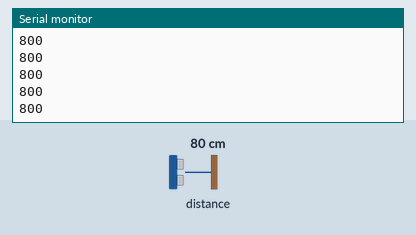
Bench run of a sketch on a simulated Arduino Uno, built with avr-gcc and run on an emulated ATmega328P. Parts: the last lines printed to the serial monitor. The test bench sets the inputs (shaded band); at power-on: distance to the obstacle 80 cm.

Above: at 1.2 s.
1.3 s: distance to the obstacle set to 2 cm
At 2.0 s:
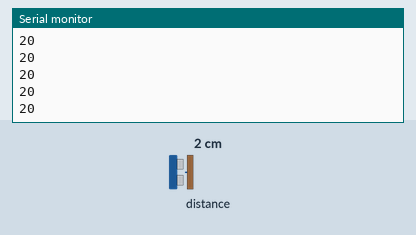
2.8 s: distance to the obstacle set to 4 cm
At 3.6 s:
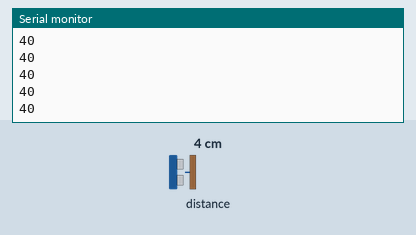
Timing chart, 0 to 5.8 s (numbered marks = the images above; inputs shaded):
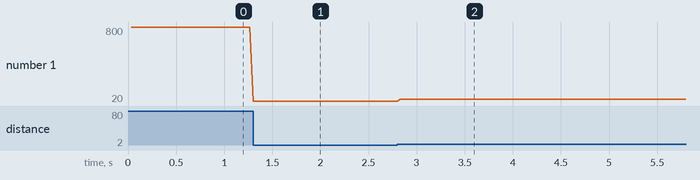

The sketch:

Continous_Vl530X.ino
```cpp
/* This example shows how to use continuous mode to take
range measurements with the VL53L0X. It is based on
vl53l0x_ContinuousRanging_Example.c from the VL53L0X API.

The range readings are in units of mm. */

#include <Wire.h>
#include <VL53L0X.h>

VL53L0X sensor;

void setup()
{
  Serial.begin(9600);
  Wire.begin();

  sensor.init();
  sensor.setTimeout(500);

  // Start continuous back-to-back mode (take readings as
  // fast as possible).  To use continuous timed mode
  // instead, provide a desired inter-measurement period in
  // ms (e.g. sensor.startContinuous(100)).
  sensor.startContinuous(100);
}

void loop()
{
  Serial.print(sensor.readRangeContinuousMillimeters());
  if (sensor.timeoutOccurred()) { Serial.print(" TIMEOUT"); }

  Serial.println();
}
```

Measured:
- after the input at 1.3 s, the serial monitor: prints a new line at once (image 1)
- after the input at 2.8 s, the serial monitor: prints a new line at once (image 2)
- plotted number 1: 800 → 20 after the input at 1.3 s, 20 → 40 after the input at 2.8 s
